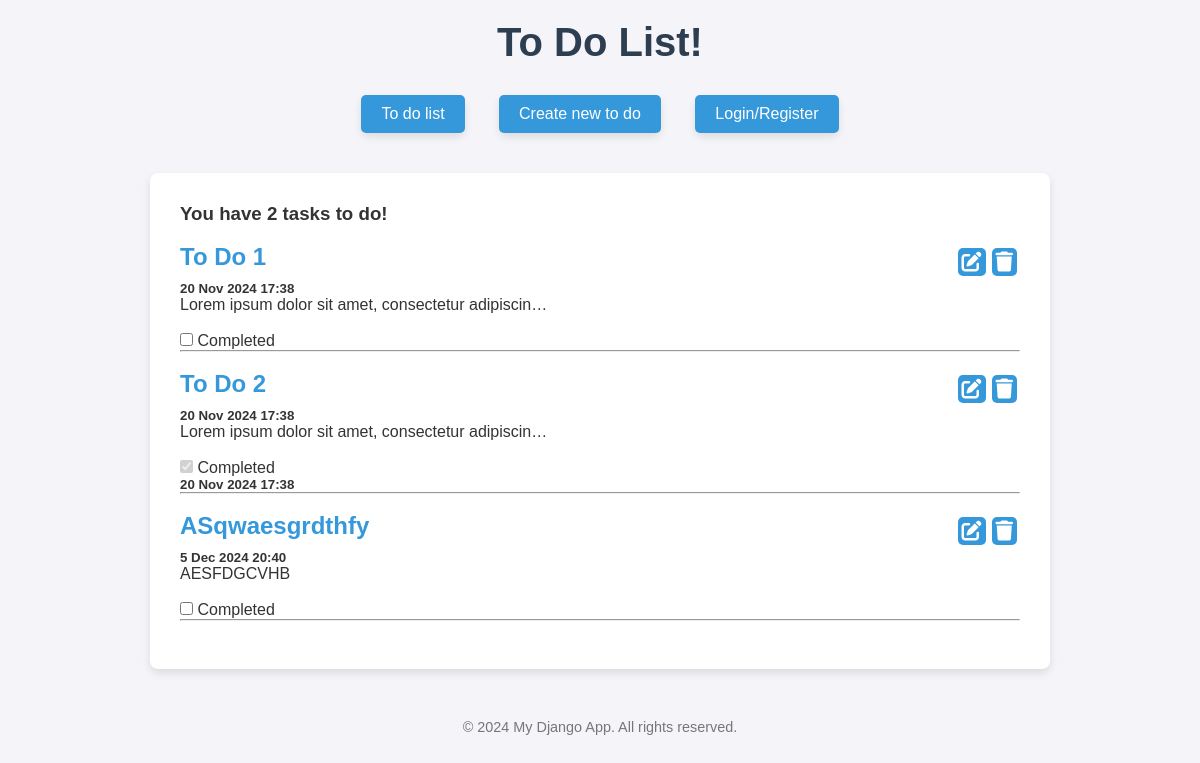
Before: / with the older database file.
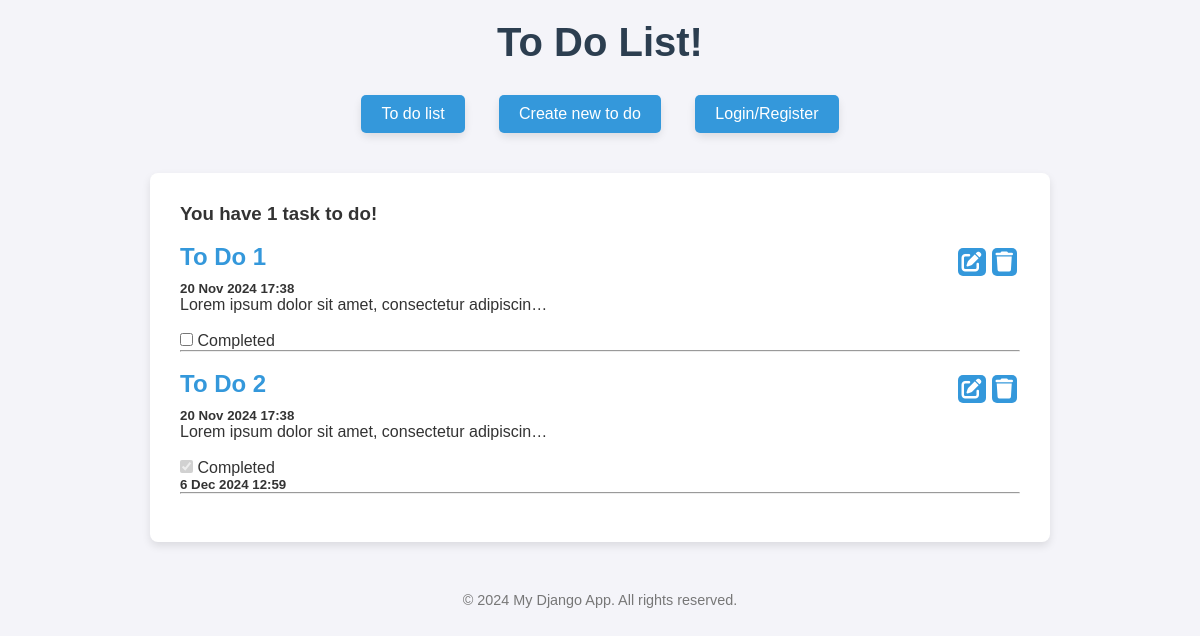
After: the same page with the newer database file.
### toDos/models.py (models this page shows, shortened)
class ToDo(models.Model):
    title = models.CharField(max_length=250)
    text = models.TextField()
    creation_date = models.DateTimeField(auto_now_add=True)
    complition = models.BooleanField(default=False)
    complition_date = models.DateTimeField(blank = True, null=True)
    image = models.ImageField(upload_to='images/', blank ='True', null=True)
    author = models.ForeignKey(User, on_delete=models.CASCADE, related_name= 'to_dos', blank ='True', null=True)

### toDos/views.py (the view, shortened to what this page needs)
# urls.py: path('', views.ToDosListCreate.as_view(), name = 'main'),
class ToDosListCreate(APIView):
    def get(self, request):
        print(f"User logged in: {request.user.is_authenticated}")
        to_dos = ToDo.objects.filter()
        not_complited = ToDo.objects.filter(complition=False).count()
        return render (request, 'main.html',{"todos":to_dos, 'not_complited':not_complited })

### toDos/templates/main.html (shortened to what this page needs)
{% extends 'base.html'%}
{% block content%}
<h3>You have {{not_complited}} task{{not_complited|pluralize}} to do!</h3>
<br>
{% for todo in todos%}
<div id="todo-{{ todo.id }}">
    <div class = "to-do-nav">
        <a href = "{% url 'details' todo.id %}"><h2>{{todo.title}}</h2></a>
            <div class = "to-do-nav">
                <button class = "edit-button small-button" data-id = "{{ todo.id }}" data-url = "{% url 'edit' todo.id %}"><i class="fas fa-edit"></i></button>
                <button class = "delete-button small-button" data-id = "{{ todo.id }}" data-redirect=""><i class="fas fa-trash"></i></button>
            </div>
        </div>
    <h5>{{todo.creation_date | date:"j M Y G:i"}}</h5>
    <p>{{todo.text | truncatechars:50}}</p>
    <br>
    <input type="checkbox" name ="completed" class = "todo-comlition" {%if todo.complition %}checked disabled {% endif %} data-id="{{todo.id}}">
    <label for = "completed" >Completed</label>
    <h5 id = "complition-date-{{todo.id}}" {% if not todo.complition%} hidden {% endif %}>{{todo.complition_date | date:"j M Y G:i"}}</h5>
    <hr>
    <br>
</div>
{% endfor %}
{% endblock content%}

Changed rows visible on the page:
removed ToDo: title "ASqwaesgrdthfy", creation_date "5 Dec 2024 20:40", text "AESFDGCVHB"
changed ToDo "To Do 2": complition_date "20 Nov 2024 17:38" → "6 Dec 2024 12:59"
Other visible differences:
{{ not_complited }}: "2" → "1"
